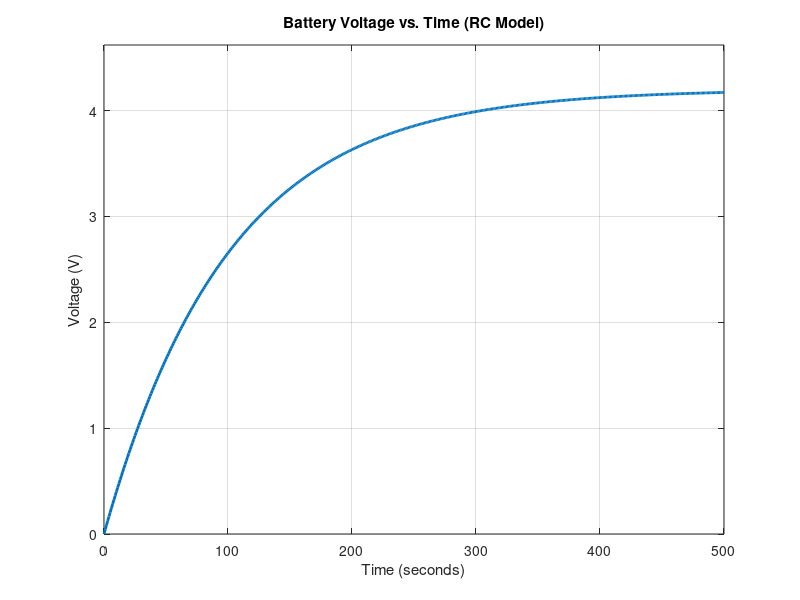

Write MATLAB code to recreate this figure.
%%         --- Battery Charging Model Script ---
% This script models the voltage of a lithium-ion battery ...
% over time using parameters from the Panasonic NCA103450 battery

% Clear workspace and command window for a clear run
clear , clc, close all;

%% 1. Define Constants using Panasonic NCA103450
V_max = 4.2;    % Maximum Charging Voltage (V)
R = 100e-3;     % Equivalent Resistance (Ohms)
C = 1000;       % Equivalent Capacitance (Farads)
% Note: R and C are currently placeholders to set 'tau' equal to R*C.
% We will need to adjust this product to fit our battery's actual charging
% time data - 4.0 hours

%% 2. Set up Time Vector
% Defines the simulation time to be long enough to see a full charge.
% A good rule of thumb is 5*(R*C) reaches ~99.3% charge.
tau = R * C;
t_end = 5 * tau;    % End time for simulation (seconds)
t = 0:1:t_end;      % Time vector from 0 to t_end, with 1-second steps

%% 3. Calculate Voltage Over Time
% Implements the charging equation V(t) = V_max * (1-e^(-t/tau))
V_t = V_max * (1 - exp(-t / tau));

%% 4. Graphing Plot (for verification)
% Visualizes result to ensure model works.
figure;                 % Creates a new figure window
plot(t, V_t, 'LineWidth', 2);
title('Battery Voltage vs. Time (RC Model)');
xlabel('Time (seconds)');
ylabel('Voltage (V)');
grid on;                % Creates a grid on the graph
ylim([0 V_max*1.1]);    % Sets y-axis limits for better visualization

% Save the plot as a PNG file for documentation
% saveas(gcf, 'BatteryVoltagePlot.png'); 
% ^Currently commented out until finished^
